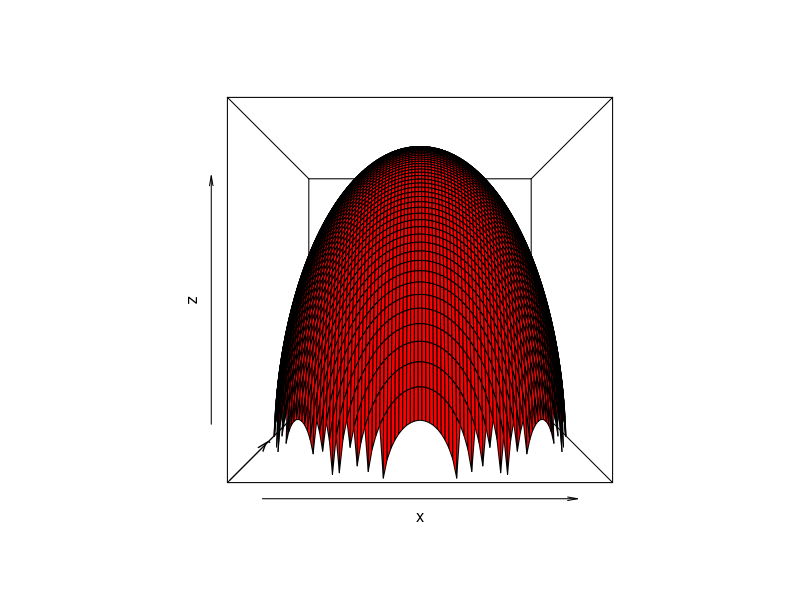
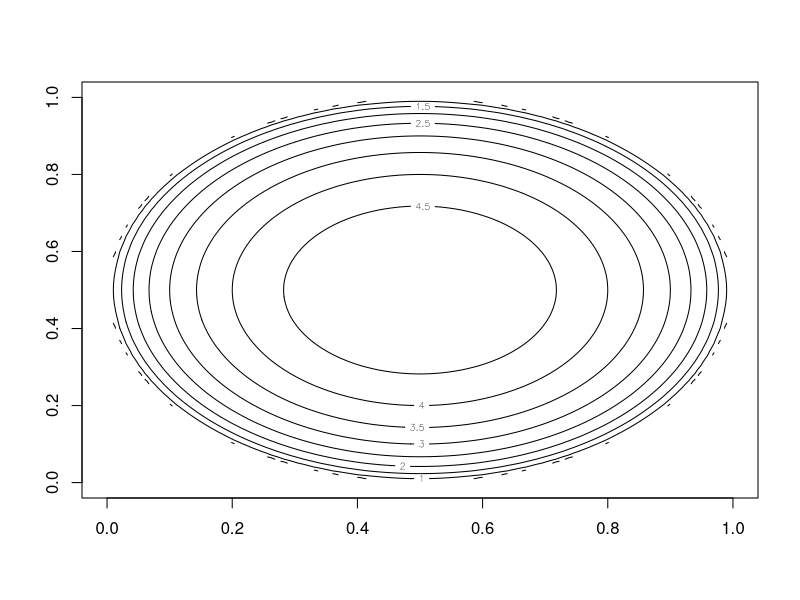
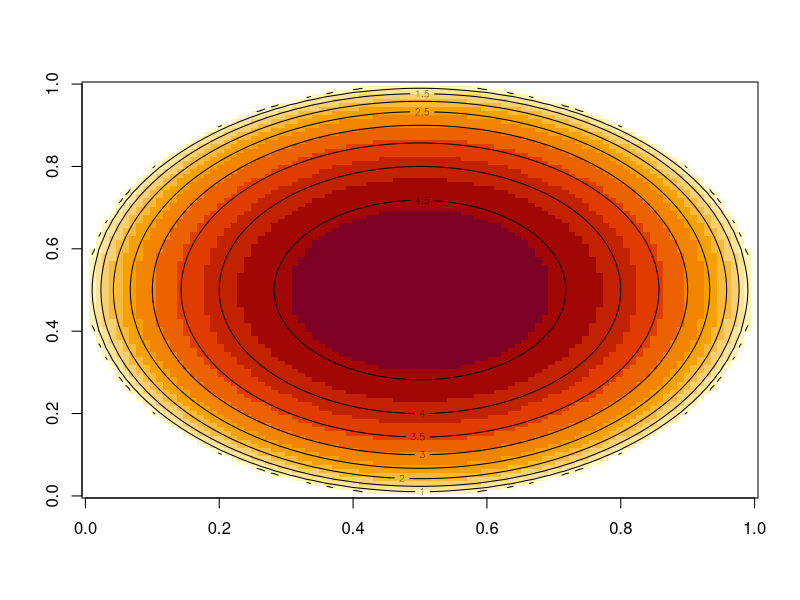
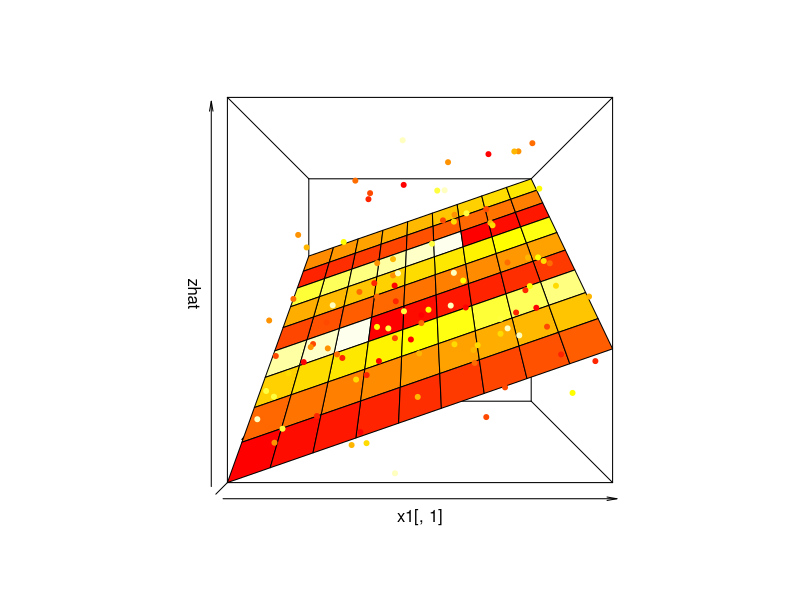

Source code (R) for these figures, in order:
pdf(file="half sphere.pdf")
x <- matrix(rep(seq(-5, 5, length= 100),100),100,100)
y <- t(x)
f <- function(x, y) { r <- sqrt((25-x^2-y^2)*(25-x^2+-y^2>0)) }
z <- f(x,y)
z[z==0] <- NA

persp(x[,1], y[1,], z, theta = 0, phi = 0, expand = 1, col = "red", xlab="x", ylab="y", zlab="z")
contour(z)
image(z)
contour(z, add=TRUE)



x <- runif(100, min=-1, max=1)
y <- runif(100, min=-1, max=1)
z <- 1 + x + 2 * y + rnorm(100)
reg <- lm(z~x+y)

x1<-matrix(rep(seq(-1, 1, length=10),10), 10, 10)
y1<-t(x1)
zhat<-reg$coefficients[1]+reg$coefficients[2]*x1+reg$coefficients[3]*y1

surface <- persp(x1[,1], y1[1,], zhat, theta = 0, phi = 0, expand = 1, col = heat.colors(30))
surface
xy.list = trans3d(x, y, z, surface)
points(xy.list, pch=20, col=heat.colors(10))
dev.off()